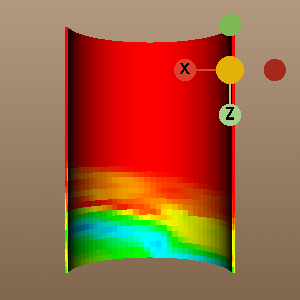

The script that drew this image:
#!/usr/bin/env python

# Read an Exodus DG cell grid file with IOSS, compute sides, and render with CellGrid mapper.

import os

import vtkmodules.vtkInteractionStyle  # noqa: F401
import vtkmodules.vtkIOExodus  # noqa: F401
import vtkmodules.vtkRenderingFreeType  # noqa: F401
import vtkmodules.vtkRenderingOpenGL2  # noqa: F401

from vtkmodules.vtkCommonExecutionModel import vtkStreamingDemandDrivenPipeline
from vtkmodules.vtkFiltersCellGrid import (
    vtkCellGridComputeSides,
    vtkFiltersCellGrid,
)
from vtkmodules.vtkIOIOSS import vtkIOSSCellGridReader
from vtkmodules.vtkInteractionWidgets import vtkCameraOrientationWidget
from vtkmodules.vtkRenderingCellGrid import vtkRenderingCellGrid
from vtkmodules.vtkRenderingCore import (
    vtkActor,
    vtkCompositeCellGridMapper,
    vtkCompositeDataDisplayAttributes,
    vtkProperty,
    vtkRenderWindow,
    vtkRenderWindowInteractor,
    vtkRenderer,
)

# Register render responders for DG cells
vtkRenderingCellGrid.RegisterCellsAndResponders()
vtkFiltersCellGrid.RegisterCellsAndResponders()

# Source
data_dir = os.environ.get("VPE_DATA_DIR", os.path.dirname(os.path.abspath(__file__)))

# Read the Exodus DG file
cell_grid_reader = vtkIOSSCellGridReader()
cell_grid_reader.SetFileName(os.path.join(data_dir, "can.exdg"))
cell_grid_reader.UpdateInformation()
cell_grid_reader.Update()

# Set time step
out_info = cell_grid_reader.GetExecutive().GetOutputInformation(0)
out_info.Set(vtkStreamingDemandDrivenPipeline.UPDATE_TIME_STEP(), 0.001)

# Compute sides for rendering
compute_sides = vtkCellGridComputeSides()
compute_sides.PreserveRenderableInputsOn()
compute_sides.OmitSidesForRenderableInputsOff()
compute_sides.SetInputConnection(cell_grid_reader.GetOutputPort())
compute_sides.Update()

output_data = compute_sides.GetOutputDataObject(0)

# Mapper with composite display attributes
cell_grid_mapper = vtkCompositeCellGridMapper()
display_attributes = vtkCompositeDataDisplayAttributes()
cell_grid_mapper.SetCompositeDataDisplayAttributes(display_attributes)

# Hide some partitions
display_attributes.SetBlockVisibility(output_data.GetPartitionedDataSet(1).GetPartitionAsDataObject(0), False)
display_attributes.SetBlockVisibility(output_data.GetPartitionedDataSet(2).GetPartitionAsDataObject(0), False)
display_attributes.SetBlockVisibility(output_data.GetPartitionedDataSet(3).GetPartitionAsDataObject(0), False)

cell_grid_mapper.SetInputConnection(compute_sides.GetOutputPort())
cell_grid_mapper.ScalarVisibilityOn()
cell_grid_mapper.ColorByArrayComponent("EQPS", 0)
cell_grid_mapper.SetScalarModeToUseCellFieldData()

# Actor
actor = vtkActor()
actor.SetMapper(cell_grid_mapper)
actor_property = vtkProperty()
actor_property.SetOpacity(1.0)
actor_property.SetLineWidth(5)
actor_property.SetPointSize(8)
actor.SetProperty(actor_property)

# Renderer
renderer = vtkRenderer()
renderer.AddActor(actor)
renderer.SetBackground(0.5, 0.4, 0.3)
renderer.SetBackground2(0.7, 0.6, 0.5)
renderer.GradientBackgroundOn()

# Render window
render_window = vtkRenderWindow()
render_window.AddRenderer(renderer)
render_window.SetWindowName("ioss cellgrid reader")
render_window.SetMultiSamples(0)
render_window.SetSize(300, 300)

# Interactor
interactor = vtkRenderWindowInteractor()
interactor.SetRenderWindow(render_window)

# Camera orientation widget
camera_widget = vtkCameraOrientationWidget()
camera_widget.SetParentRenderer(renderer)
camera_widget.On()

# Scene
bounds = [0, 0, 0, 0, 0, 0]
output_data.GetBounds(bounds)
center = [(bounds[0] + bounds[1]) / 2.0, (bounds[2] + bounds[3]) / 2.0, (bounds[4] + bounds[5]) / 2.0]
position = [center[0], bounds[2], center[2]]
camera = renderer.GetActiveCamera()
camera.SetFocalPoint(*center)
camera.SetPosition(*position)
camera.SetViewUp(0.0, 0.0, -1.0)
renderer.ResetCamera()

interactor.Initialize()
interactor.Start()
